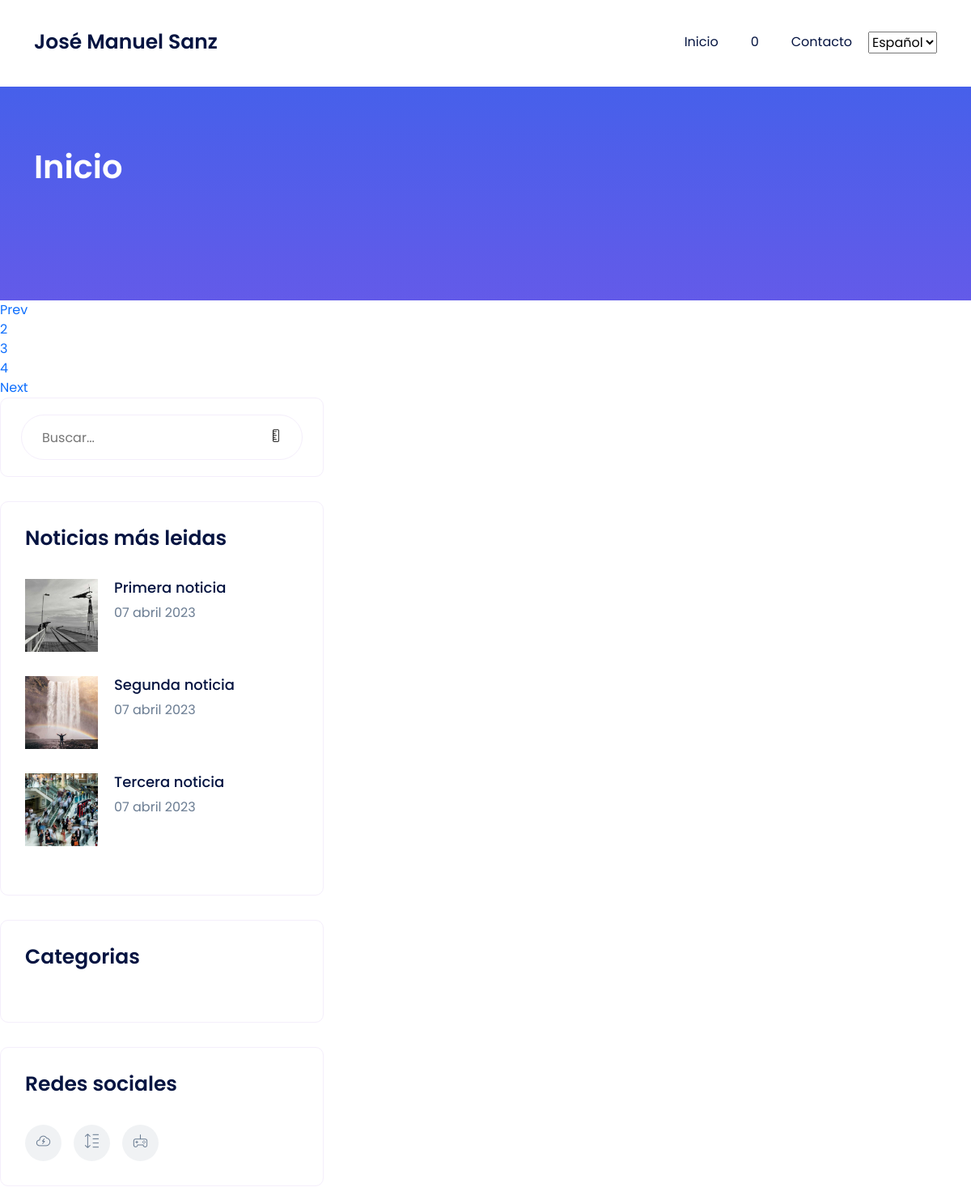
The page /buscar-noticia/ (upper part) on the database as committed earlier.
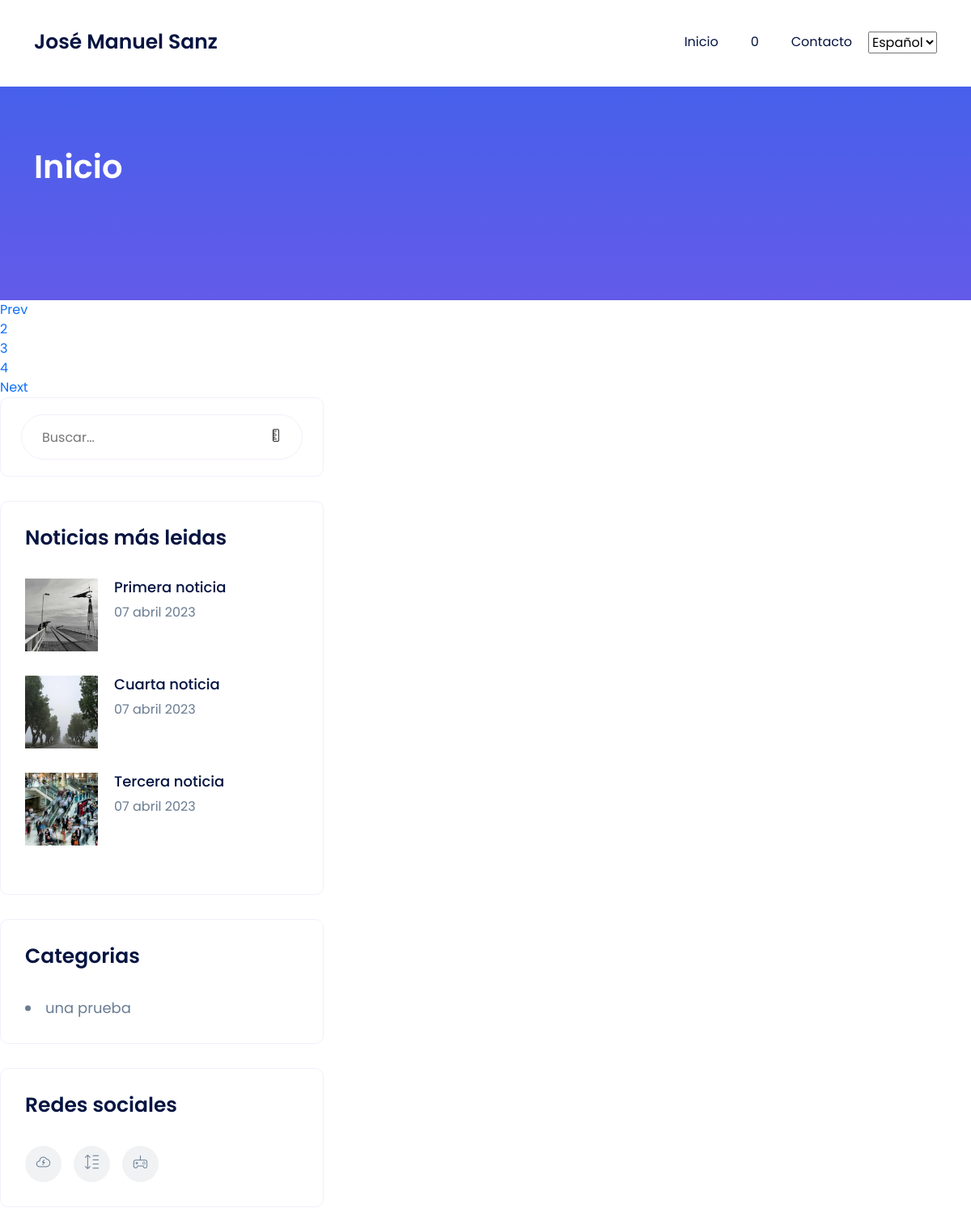
The same page on the database as committed later.
### core/models.py (models this page shows, shortened)
class Pagina(models.Model):
    titulo = models.CharField(max_length=250)
    subtitulo = models.CharField(max_length=250)
    id = models.AutoField(primary_key=True)
    slug = models.SlugField(unique=True, default=0)
    contenido = RichTextField()
    imagen = models.ImageField(upload_to='paginas')
    fecha_creacion = models.DateTimeField(auto_now_add=True) # Se añade la hora de forma automática cuando se crea el registro
    fecha_actualizacion = models.DateTimeField(auto_now=True) # Se añade la hora de forma automática al actualizarse el campo
    class Meta:
        verbose_name = "pagina"
        verbose_name_plural = "paginas"
        ordering = ["-fecha_creacion"] # Ordena por defecto de mas antiguo a mas nuevo, con (-NombreCampo), cambia a la inversa

### blog/models.py (models this page shows, shortened)
class Blog(models.Model):
    id = models.AutoField(primary_key=True)
    titulo = models.CharField(max_length=250)
    slug = models.SlugField(unique=True, default=0)
    subtitulo = models.CharField(max_length=250)
    contenido = RichTextField()
    imagen = models.ImageField(upload_to='blog')
    fecha_creacion = models.DateTimeField(auto_now_add=True) # Se añade la hora de forma automática cuando se crea el registro
    fecha_actualizacion = models.DateTimeField(auto_now=True) # Se añade la hora de forma automática al actualizarse el campo
    autor = models.ForeignKey(Autor, on_delete=models.CASCADE, related_name='blogs')
    num_visitas = models.PositiveIntegerField(default=0) # Nuevo campo para contabilizar el número de visitas
    categorias = models.ManyToManyField(Categoria, related_name=_('categorias'))
    class Meta:
        verbose_name = "noticia"
        verbose_name_plural = "noticias"
        ordering = ["-fecha_creacion"] # Ordena por defecto de mas antiguo a mas nuevo, con (-NombreCampo), cambia a la inversa
    @staticmethod
    def buscar(query):
        if query is not None:
            return Blog.objects.filter(
            Q(titulo__icontains=query) | Q(subtitulo__icontains=query) | Q(contenido__icontains=query)
        )
        else:
            return Blog.objects.none()

class Categoria(models.Model):
    nombre = models.CharField(max_length=100)
    slug = models.SlugField(unique=True, default=0)

### blog/views.py (the view)
# urls.py: path('buscar-noticia/', blog_views.buscar_noticias, name='buscar_noticias'),
def buscar_noticias(request):
    query = request.POST.get('cadena')
    resultado = Blog.buscar(query)
    return render(request, 'blog/resultado.html', {'resultados': resultado})

### blog/utils.py (called while the page is built)
def mas_leidas():
    return Blog.objects.all().order_by('-num_visitas')[:3]

def lista_categorias():
   return Categoria.objects.all()

### core/utils.py (called while the page is built)
def obtener_paginas():
    return Pagina.objects.all()

### core/views.py (called while the page is built)
def paginas_context(request):
    return {'paginas': obtener_paginas()}

def noticias_context(request):
    return {'mas_leidas': mas_leidas()}

def categorias_context(request):
    return {'categorias': lista_categorias()}

### blog/templates/blog/resultado.html (shortened to what this page needs)
{% extends 'core/base.html' %}
    {% block content %}
    <div class="pagination left">
    <ul class=pagination-list>
    <li><a href="javascript:void(0)">Prev</a></li>
    <li class=active><a href="javascript:void(0)">2</a></li>
    <li><a href="javascript:void(0)">3</a></li>
    <li><a href="javascript:void(0)">4</a></li>
    <li><a href="javascript:void(0)">Next</a></li>
    </ul>
    </div>
    {% endblock %}

### core/templates/core/base.html (shortened to what the changed rows need)
<!doctype html>
<html lang="es">
<head>
    {% load static %}
    {% load i18n %}
    <link rel="stylesheet" href="{% static 'core/assets/css/bootstrap-5.0.0-beta1.min.css' %}">
    <link rel="stylesheet" href="{% static 'core/assets/css/LineIcons.2.0.css' %}">
    <link rel="stylesheet" href="{% static 'core/assets/css/animate.css' %}">
    <link rel="stylesheet" href="{% static 'core/assets/css/tiny-slider.css' %}">
    <link rel="stylesheet" href="{% static 'core/assets/css/glightbox.min.css' %}">
    <link rel="stylesheet" href="{% static 'core/assets/css/main.css' %}">
</head>
<body>
    <header class="header navbar-area">
        <div class="container">
            <div class="row align-items-center">
                <div class="col-lg-12">
                    <nav class="navbar navbar-expand-lg">
                        <ul id="nav" class="navbar-nav ms-auto">
                            {% for pagina in paginas %}
                            <li class="nav-item"><a href="/pagina/{{pagina.slug}}/">{{ pagina.titulo }}</a></li>
                            {% endfor %}
                        </ul>
                        {% get_current_language as LANGUAGE_CODE %}
                        {% get_available_languages as LANGUAGES %}
                </div>
            </div>
        </div>
    </header>
    <section class="page-banner-section pt-75 pb-75 img-bg"
        style="background-image:url({% static 'core/assets/img/bg/common-bg.svg' %})">
        <div class="container">
            <div class="row">
                <div class="col-xl-12">
                    <div class="banner-content">
                        {% if noticia %}
                        <h2 class="titular_en_breadcrumb">{{ noticia.titulo }}</h2>
                        <h3 class="titular_en_breadcrumb">{{ noticia.subtitulo}}</h3>
                        <div class=meta-information>
                            <p class="meta-info titular_en_breadcrumb"><br>
                                {% trans "Autor" %}: Por {{noticia.autor}} | {{noticia.fecha_creacion|date:"d \ F \ Y" }}
                            </p>
                            <p class="titular_en_breadcrumb">{% trans "Categorias" %}:
                                <a href="javascript:void(0)">
                                {% for categoria in noticia.categorias.all %}
                                 <a class="titular_en_breadcrumb" href="/categoria/{{categoria.slug}}/">{{ categoria.nombre }}</a>{% if not forloop.last %}, {% endif %}
                                {% endfor %}
                                 </a>
                            </p>
                        </div>
                        {% elif pagina %}
                        <h2 class="titular_en_breadcrumb">{{ pagina.titulo }}</h2>
                        <h3 class="titular_en_breadcrumb">{{ pagina.subtitulo }}</h3>
                        {% elif categoria %}
                        <h3 class="titular_en_breadcrumb">{% trans "Noticias de la categoria:" %} {{ categoria.nombre}}</h3>
                        {% elif resultados %}
                        <h3 class="titular_en_breadcrumb">{% trans "Resultados de la busqueda" %}</h3>
                        {% elif contacto %}
                        <h3 class="titular_en_breadcrumb">{% trans "Formulario de contacto" %}</h3>
                        {% else %}
                        <h2 class="titular_en_breadcrumb">{% trans "Inicio" %}</h2>
                        {% endif %}
                    </div>
                </div>
            </div>
        </div>
    </section>
    {% if not contacto %}
    <div class="col-xl-4 col-lg-5">
        <div class="sidebar-wrapper">
            <div class="sidebar-box recent-blog-box mb-30">
                <div class="recent-blog-items">
                    {% for noticia in mas_leidas %}
                    <div class="recent-blog mb-30">
                        <div class="recent-blog-img">
                            <img src="{{noticia.imagen.url}}" alt="#">
                        </div>
                        <div class="recent-blog-content">
                            <h5><a href="/blog/{{noticia.slug}}">{{ noticia.titulo }}</a></h5>
                            <span class="date">{{ noticia.fecha_creacion | date:"d \ F \ Y" }}</span>
                        </div>
                    </div>
                    {% endfor %}
                </div>
            </div>
            <div class="sidebar-box catagories-box mb-30">
                <ul>
                    {% for categoria in categorias %}
                    <li>
                        <a href="/categoria/{{categoria.slug}}/">
                            <span>{{ categoria.nombre}}</span>
                        </a>
                    </li>
                    {% endfor %}
                </ul>
            </div>
            {% endif %}
        </div>
    </div>
</body>
</html>

Rows that differ between the two databases and show on the page:
no longer on this page (row edited): Blog: imagen (picture), titulo "Segunda noticia", fecha_creacion "07 abril 2023"
now on this page (row edited): Blog: imagen (picture), titulo "Cuarta noticia", fecha_creacion "07 abril 2023"
added Categoria: nombre "una prueba"
